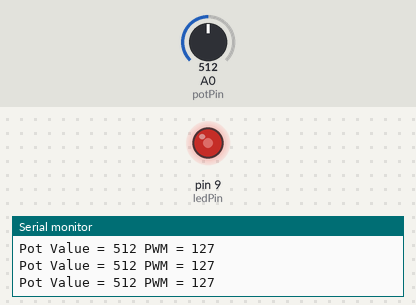
The sketch below on a simulated Arduino Uno, built with avr-gcc and run on an emulated ATmega328P. On the bench: output pins drawn as LEDs (lit = HIGH), the last lines printed to the serial monitor. The test bench sets the inputs (shaded band); at power-on: A0 (potPin) = 512.

Above: at 1.2 s.
1.3 s: A0 (potPin) set to 716
At 2.4 s:
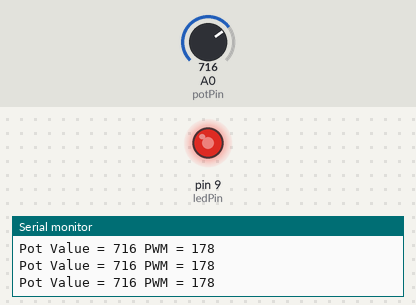
2.8 s: A0 (potPin) set to 900
At 3.9 s:
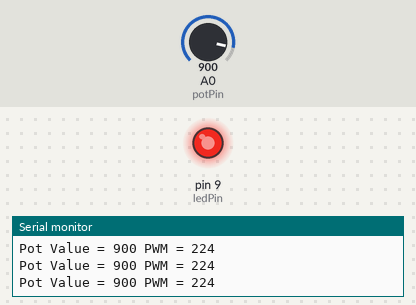
4.3 s: A0 (potPin) set to 122
At 5.4 s:
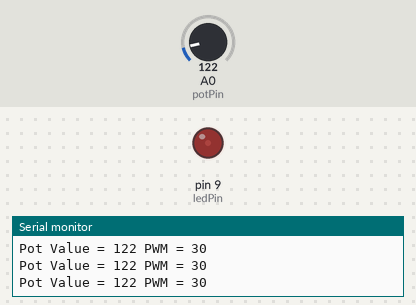
5.8 s: A0 (potPin) set to 0
At 6.9 s:
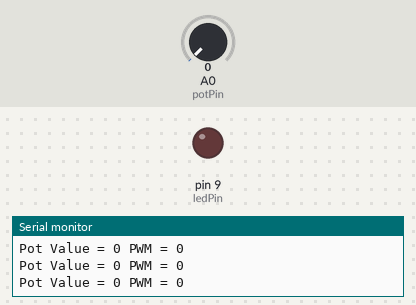
7.3 s: A0 (potPin) set to 511
At 8.3 s:
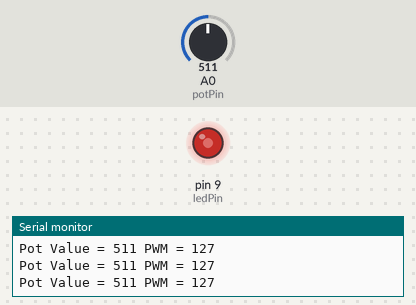
Timing chart, 0 to 9.8 s (numbered marks = the images above; inputs shaded):
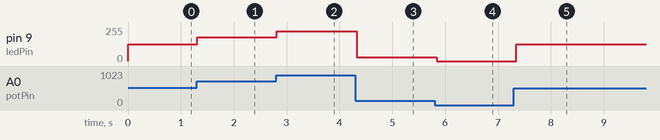

The sketch:

sketch.ino
```cpp
int ledPin = 9;
int potPin = A0;

int potValue = 0;
int brightness = 0;

void setup()
{
pinMode(ledPin, OUTPUT);

Serial.begin(9600);

Serial.println("PWM LED Control");
}

void loop()
{
 // Read potentiometer
 potValue = analogRead(potPin);

 // Convert ADC value to PWM value
 brightness = map(potValue, 0, 1023, 0, 255);

 // Generate PWM signal
analogWrite(ledPin, brightness);

 // Display values
Serial.print("Pot Value = ");
Serial.print(potValue);

Serial.print(" PWM = ");
Serial.println(brightness);

delay(100);
}
```

Measured:
- after the input at 1.3 s, pin 9 (ledPin): 127/255 → 178/255 at once
- after the input at 2.8 s, pin 9 (ledPin): 178/255 → 224/255 at once
- after the input at 4.3 s, pin 9 (ledPin): 224/255 → 30/255 at once
- after the input at 5.8 s, pin 9 (ledPin): 30/255 → 0/255 at once
- after the input at 7.3 s, pin 9 (ledPin): 0/255 → 127/255 at once
